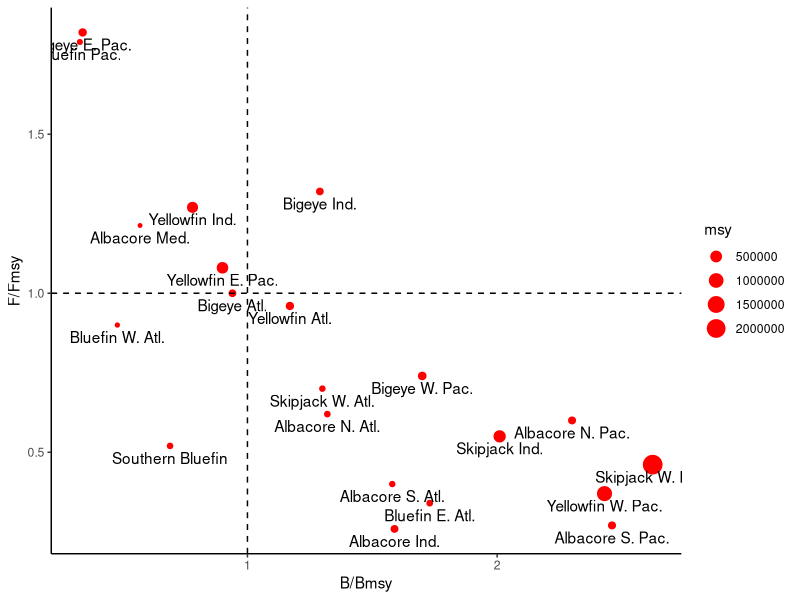
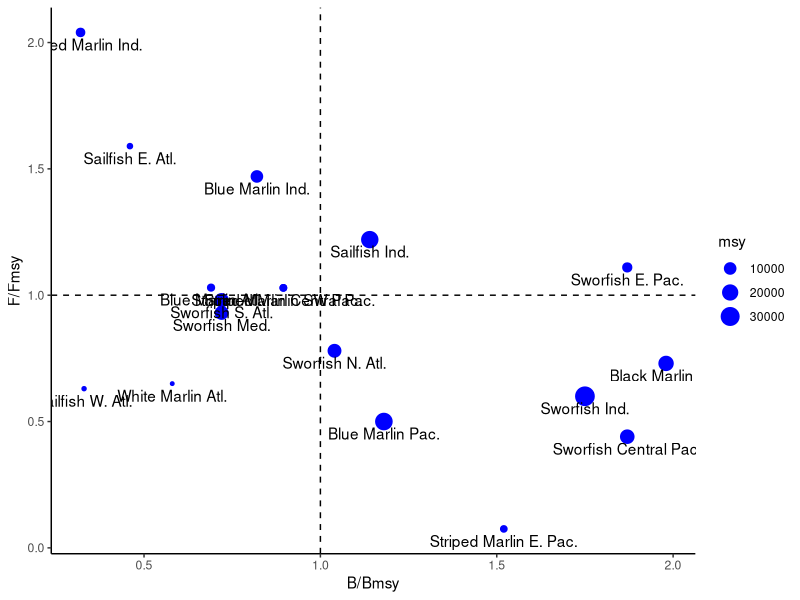
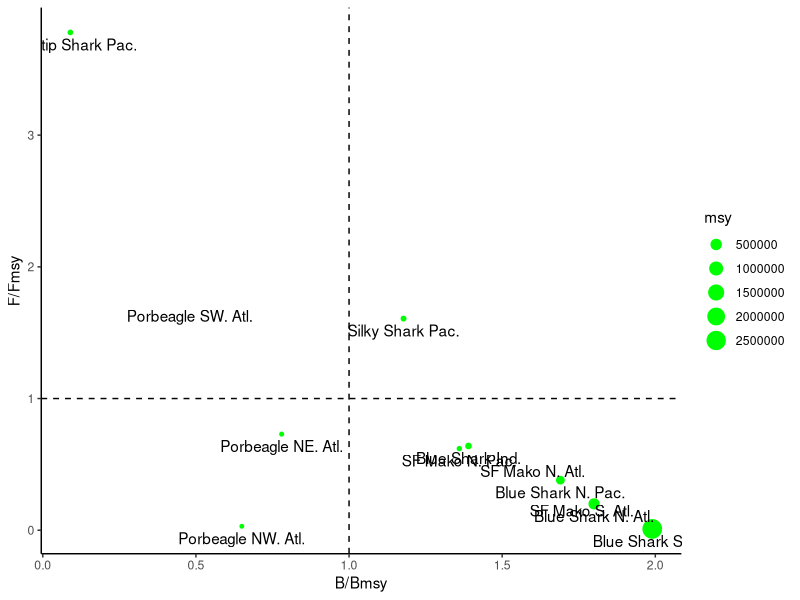

Source code (R) for these figures, in order:
## ---- chunk 1
knitr::opts_chunk$set(echo = TRUE)

library(tidyverse)
library(here)

kobe_values <- read_csv(here("data", "kobe_data_complete.csv"))
## ---- chunk 2
tuna_kobe <- kobe_values %>% 
  filter(tax_grp == 'tuna') %>% 
  select(stock_name, f_msy, b_msy, msy)

ggplot(data = tuna_kobe, aes(x = b_msy, y = f_msy, label = stock_name)) +
  geom_point(aes(size = msy), color = "red") +
  geom_text(hjust = 0.5, vjust = 1.5) +
  geom_hline(yintercept = 1,linetype = 2) +
  geom_vline(xintercept = 1,linetype = 2) +
  theme_classic() +
  labs(y = "F/Fmsy",
       x = "B/Bmsy")
## ---- chunk 3
billfish_kobe <- kobe_values %>% 
  filter(tax_grp == 'billfish') %>% 
  select(stock_name, f_msy, b_msy, msy)

ggplot(data = billfish_kobe, aes(x = b_msy, y = f_msy, label = stock_name)) +
  geom_point(aes(size = msy), color = "blue") +
  geom_text(hjust = 0.5, vjust = 1.5) +
  geom_hline(yintercept = 1,linetype = 2) +
  geom_vline(xintercept = 1,linetype = 2) +
  theme_classic() +
  labs(y = "F/Fmsy",
       x = "B/Bmsy")
## ---- chunk 4
shark_kobe <- kobe_values %>% 
  filter(tax_grp == 'shark') %>% 
  select(stock_name, f_msy, b_msy, msy)

ggplot(data = shark_kobe, aes(x = b_msy, y = f_msy, label = stock_name)) +
  geom_point(aes(size = msy), color = "green") +
  geom_text(hjust = 0.5, vjust = 1.5) +
  geom_hline(yintercept = 1,linetype = 2) +
  geom_vline(xintercept = 1,linetype = 2) +
  theme_classic() +
  labs(y = "F/Fmsy",
       x = "B/Bmsy")
